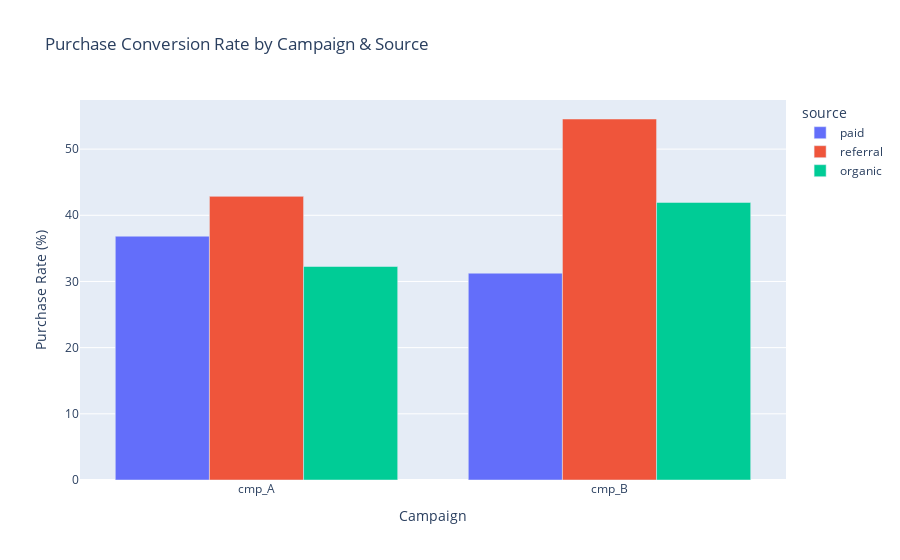

The notebook cell this image was saved under:
### Markdown cell above
## Step 8: Plot Conversion by Campaign & Source

We’ll build an **interactive Plotly bar chart** to compare purchase rates:

### Code cell
fig = px.bar(
    df_campaign,
    x="campaign_id",
    y="purchase_rate_pct",
    color="source",
    barmode="group",
    title="Purchase Conversion Rate by Campaign & Source"
)
fig.update_layout(xaxis_title="Campaign", yaxis_title="Purchase Rate (%)")
fig.write_image("Purchase Conversion Rate by Campaign & Source.png", width=800, height=500)
fig.show()

### Figure 1 — Plotly figure (JSON) as saved in the notebook; plotly's stock layout.template omitted (floating-point values rounded to 4 significant figures)
{"data": [{"alignmentgroup": "True", "hovertemplate": "source=paid<br>campaign_id=%{x}<br>purchase_rate_pct=%{y}<extra></extra>", "legendgroup": "paid", "marker": {"color": "#636efa", "pattern": {"shape": ""}}, "name": "paid", "offsetgroup": "paid", "orientation": "v", "showlegend": true, "textposition": "auto", "type": "bar", "x": ["cmp_A", "cmp_B"], "xaxis": "x", "y": [36.84, 31.25], "yaxis": "y"}, {"alignmentgroup": "True", "hovertemplate": "source=referral<br>campaign_id=%{x}<br>purchase_rate_pct=%{y}<extra></extra>", "legendgroup": "referral", "marker": {"color": "#EF553B", "pattern": {"shape": ""}}, "name": "referral", "offsetgroup": "referral", "orientation": "v", "showlegend": true, "textposition": "auto", "type": "bar", "x": ["cmp_A", "cmp_B"], "xaxis": "x", "y": [42.86, 54.55], "yaxis": "y"}, {"alignmentgroup": "True", "hovertemplate": "source=organic<br>campaign_id=%{x}<br>purchase_rate_pct=%{y}<extra></extra>", "legendgroup": "organic", "marker": {"color": "#00cc96", "pattern": {"shape": ""}}, "name": "organic", "offsetgroup": "organic", "orientation": "v", "showlegend": true, "textposition": "auto", "type": "bar", "x": ["cmp_A", "cmp_B"], "xaxis": "x", "y": [32.26, 41.94], "yaxis": "y"}], "layout": {"autosize": true, "barmode": "group", "legend": {"title": {"text": "source"}, "tracegroupgap": 0}, "title": {"text": "Purchase Conversion Rate by Campaign & Source"}, "xaxis": {"anchor": "y", "autorange": true, "domain": [0, 1], "range": [-0.5, 1.5], "title": {"text": "Campaign"}, "type": "category"}, "yaxis": {"anchor": "x", "autorange": true, "domain": [0, 1], "range": [0, 57.42], "title": {"text": "Purchase Rate (%)"}, "type": "linear"}}}
